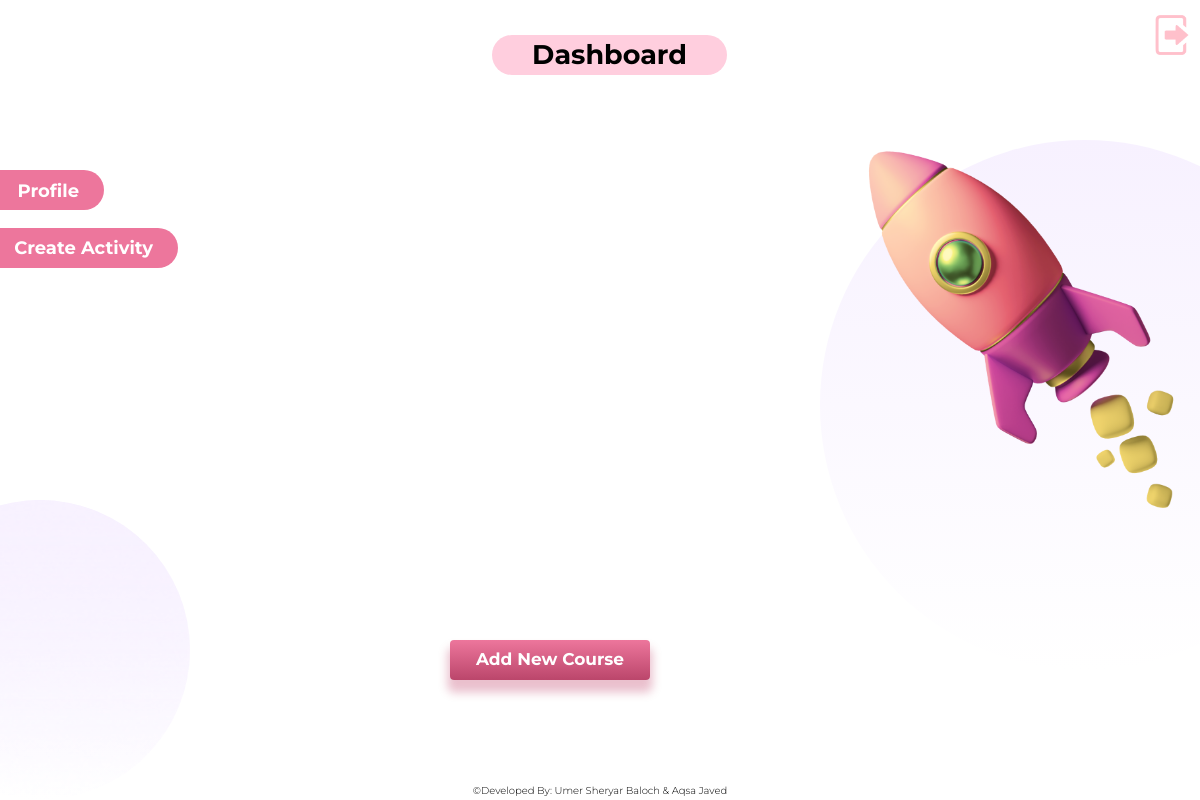
The page /dashboard (signed in) on the database as committed earlier.
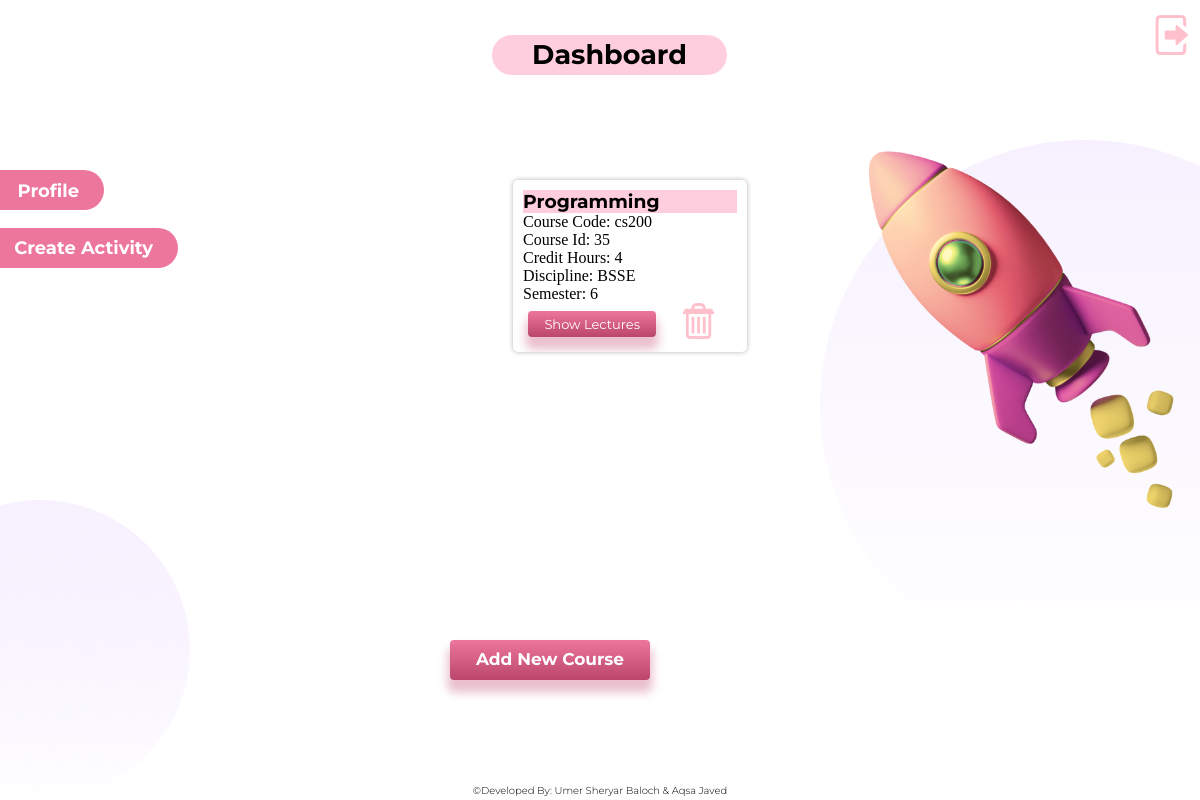
The same page on the database as committed later.
### main/models.py (models this page shows)
class Course(models.Model):
    course_id = models.AutoField(primary_key=True)
    course_name = models.CharField(max_length=100)
    course_code = models.CharField(max_length=20)
    credit_hours = models.IntegerField(default=3)
    discipline = models.CharField(max_length=5, default='BSCS')
    semester = models.SmallIntegerField(default=1)
    teacher = models.ForeignKey(Teacher, on_delete=models.CASCADE)

### main/views.py (the view)
# urls.py: path('dashboard', views.dashboard, name='dashboard'),
@login_required(login_url='signin/')
def dashboard(request):
    if hasattr(request.user, 'teacher'):
        courses = Course.objects.filter(teacher=request.user.teacher)
        context = {
            'courses': courses,
        }
    return render(request, 'dashboard.html', context)

### main/templates/dashboard.html (shortened to what this page needs)
<!DOCTYPE html>
<html lang="en">
<head>
    {% load static %}
    <link rel="stylesheet" href="{% static 'css/dashboard.css' %}">
</head>
<body>
    <div class="container">
        <div class="title">
            <h1>Dashboard</h1>
        </div>
        <div class="buttons">
            <a href="profile" class="profile-button">Profile</a>
            <a href="activity" class="activity-button">Create Activity</a>
        </div>
        <div class="course-div" id="course-list">
            {% for course in courses %}
            <div class="course">
                <h3>{{ course.course_name }}</h3>
                <p>Course Code: {{ course.course_code }}</p>
                <p>Course Id: {{ course.course_id }}</p>
                <p>Credit Hours: {{ course.credit_hours }}</p>
                <p>Discipline: {{ course.discipline }}</p>
                <p>Semester: {{ course.semester }}</p>
                <a href="{% url 'lectures' course_id=course.course_id %}" class="show_lectures">Show Lectures</a>
                <a href="{% url 'delete_course' course_id=course.course_id %}" class="delete_course"><img src="{% static 'resources/delete.ico' %}" alt=""></a>
            </div>
            {% endfor %}
        </div>
        <a href="add course" class="addCourse-button">Add New Course</a>
        <a href="signout" class="logout-button"><img src="{% static 'resources/logout.png' %}" alt=""></a>
        <img class="mediumellipse" src="{% static 'resources/Ellipse.png' %}" alt="">
        <div class="gradient-right">
            <img src="{% static 'resources/rocket big.png' %}" alt="">
        </div>
    </div>
    <footer>
        <p>©Developed By: Umer Sheryar Baloch & Aqsa Javed</p>
    </footer>
</body>
</html>

### main/static/css/dashboard.css (style rules this page uses)
* { padding: 0; margin: 0; box-sizing: border-box; }
body { height: 100vh; width: 100vw; overflow: hidden; }
.container { height: 98vh; width: 100vw; background-color: #fff; overflow: hidden; }
.title { height: 40px; width: 235px; position: absolute; top: 35px; left: 41vw; padding: 7px 0px; background: #FFCEDE; border-radius: 50px; text-align: center; }
.title h1 { color: #000; font-size: 27px; font-family: 'Montserrat'; position: relative; top: -4px; }
.buttons { width: 250px; height: 150px; position: absolute; top: 170px; left: -15px; }
.profile-button { position: relative; display: inline-block; background: #ED769C; color: white; font-family: 'Montserrat'; font-size: 18px; font-weight: bold; padding: 10px 25px; text-align: right; text-decoration: none; border-radius: 25px; cursor: pointer; left: -31px; width: 150px; height: 40px; transition: transform 0.2s; }
.activity-button { position: relative; display: inline-block; background: #ED769C; color: white; font-family: 'Montserrat'; font-size: 18px; font-weight: bold; padding: 9px 25px; text-align: right; text-decoration: none; border-radius: 25px; cursor: pointer; left: -47px; margin-top: 18px; width: 240px; height: 40px; transition: transform 0.2s; }
.course-div { position: absolute; margin: 170px 200px 200px 230px; height: 430px; width: 800px; overflow: scroll; padding: 10px; display: flex; flex-wrap: wrap; justify-content: space-evenly; align-content: flex-start; }
.course { color: black; width: 30%; margin-bottom: 20px; box-shadow: 0px 0px 5px 0px rgba(0,0,0,0.3); border-radius: 5px; overflow: hidden; position: relative; padding: 10px; height: fit-content; }
.course h3 { background-color: #FFCEDE; font-family: 'Montserrat'; }
.show_lectures { display: inline-block; text-decoration: none; background: linear-gradient(#ED769C, #BB466B); color: white; font-family: 'Montserrat'; font-size: 13px; padding: 5px; border-radius: 4px; cursor: pointer; text-align: center; box-shadow: 0px 10px 10px 2.5px rgba(171,4,54,0.25); transition: transform 0.2s; width: 60%; margin: 5px; }
.delete_course img { width: 17%; margin-bottom: -10px; margin-left: 15px; transition: all 0.2s; }
.addCourse-button { position: absolute; display: inline-block; background: linear-gradient(#ED769C, #BB466B); color: white; font-family: 'Montserrat'; font-size: 17px; font-weight: bold; padding: 9px 10px; text-align: center; text-decoration: none; border-radius: 4px; cursor: pointer; top: 640px; left: 450px; width: 200px; height: 40px; box-shadow: 0px 10px 10px 2.5px rgba(171,4,54,0.25); z-index: 1; transition: transform 0.2s; }
.logout-button { position: absolute; left: 96%; top: 15px; transition: all 0.2s; }
.logout-button img { width: 40px; height: 40px; }
.mediumellipse { position: absolute; width: 300px; height: 300px; left: -110px; top: 500px; border-radius: 50%; background: linear-gradient(180deg, #F7F1FF 0%, rgba(247, 241, 255, 0) 100%); z-index: 0; }
.gradient-right { position: relative; float: right; width: 530px; height: 530px; top: 140px; left: 150px; border-radius: 50%; background: linear-gradient(180deg, #F7F1FF 0%, rgba(247, 241, 255, 0) 100%); z-index: 0; }
.gradient-right img { width: 370px; position: relative; top: -45px; left: 10px; }
footer { font-size: 10px; text-align: center; font-family: 'Montserrat', sans-serif; font-weight: 300; background-color: #fff; }

Rows that differ between the two databases and show on the page:
added Course: course_name "Programming", course_code "cs200", course_id "35", credit_hours "4", discipline "BSSE", semester "6"
